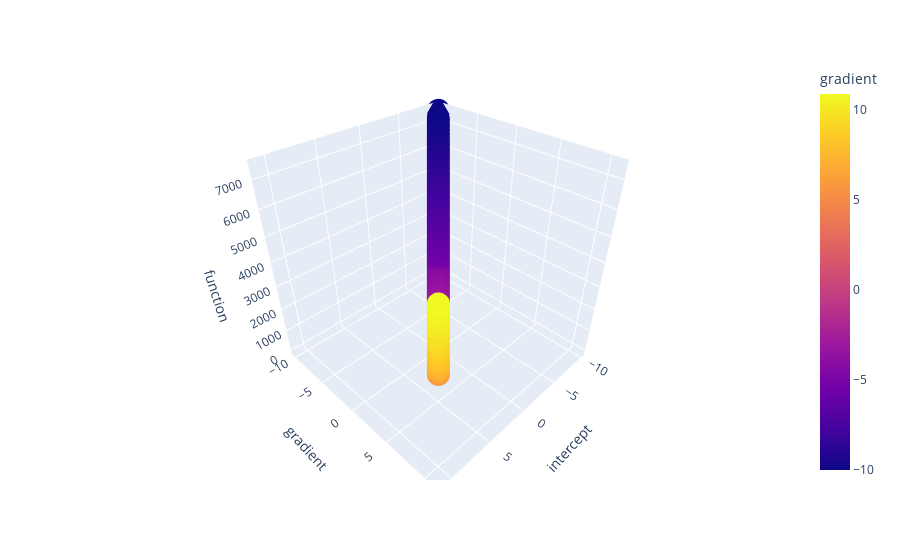

The cell this chart's notebook holds for it:
### Code cell
import plotly.express as px
df = pd.DataFrame({"intercept":a,"gradient":b,"function":y})
fig = px.scatter_3d(df, x='intercept', y='gradient', z='function', color='gradient')
fig.show()

### Figure 1 — Plotly figure (JSON) as saved in the notebook; plotly's stock layout.template omitted (floating-point values rounded to 4 significant figures; data arrays with more than 128 entries replaced by an {"elided": "..."} marker saying what was removed)
{"data": [{"hovertemplate": "intercept=%{x}<br>gradient=%{marker.color}<br>function=%{z}<extra></extra>", "legendgroup": "", "marker": {"color": {"elided": "210 float values"}, "coloraxis": "coloraxis", "symbol": "circle"}, "mode": "markers", "name": "", "scene": "scene", "showlegend": false, "type": "scatter3d", "x": {"elided": "210 float values"}, "y": {"elided": "210 float values"}, "z": {"elided": "210 float values"}}], "layout": {"coloraxis": {"colorbar": {"title": {"text": "gradient"}}, "colorscale": [[0, "#0d0887"], [0.1111, "#46039f"], [0.2222, "#7201a8"], [0.3333, "#9c179e"], [0.4444, "#bd3786"], [0.5556, "#d8576b"], [0.6667, "#ed7953"], [0.7778, "#fb9f3a"], [0.8889, "#fdca26"], [1, "#f0f921"]]}, "legend": {"tracegroupgap": 0}, "margin": {"t": 60}, "scene": {"domain": {"x": [0, 1], "y": [0, 1]}, "xaxis": {"title": {"text": "intercept"}}, "yaxis": {"title": {"text": "gradient"}}, "zaxis": {"title": {"text": "function"}}}}}
